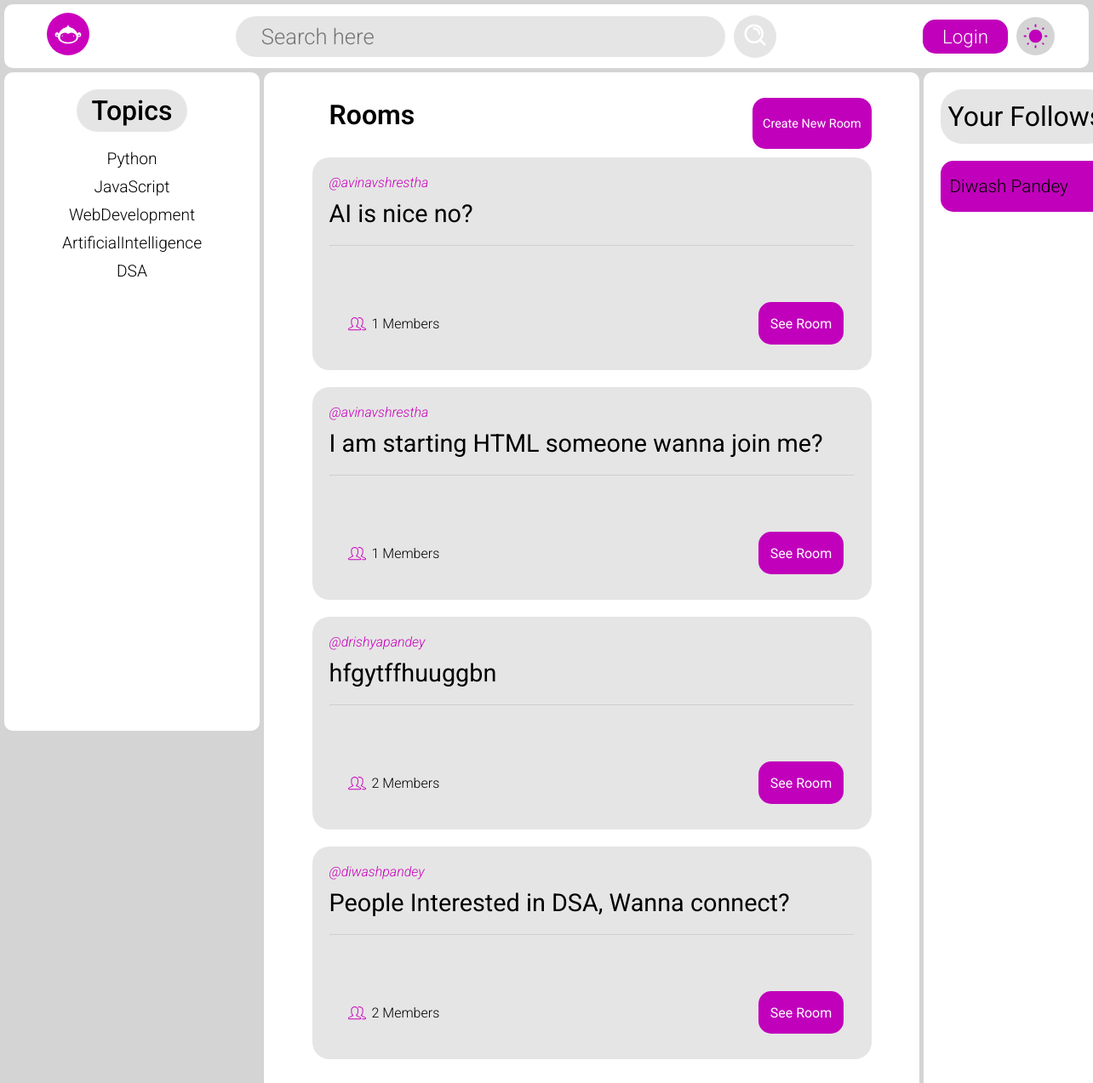
/, run on an earlier commit of the app's database.
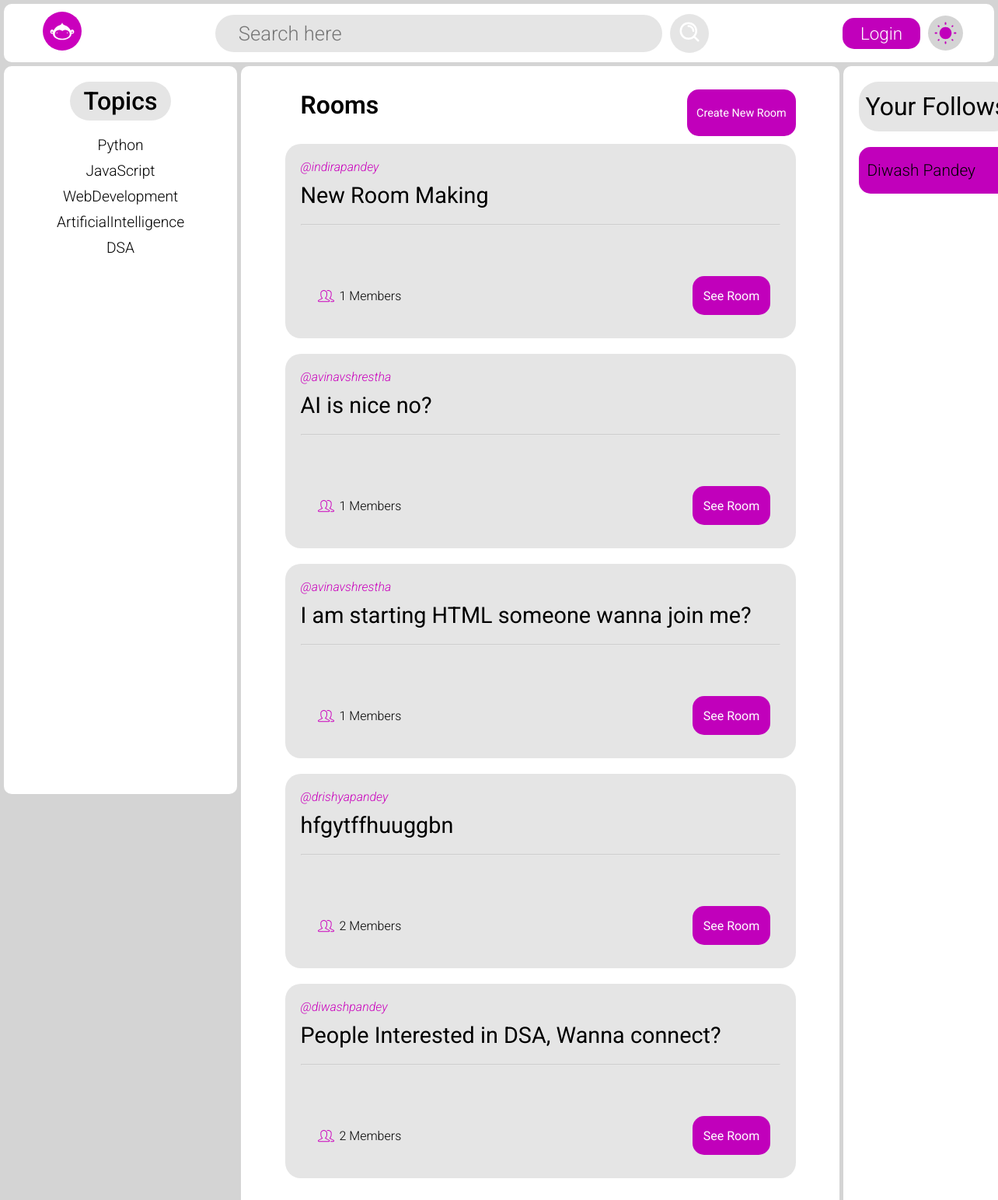
And on a later commit of the database.
### rooms/models.py (models this page shows, shortened)
class Topic(models.Model):
    topic = models.CharField(max_length = 40)

class Room(models.Model):
    topic = models.ForeignKey(Topic, on_delete = models.CASCADE)
    host = models.ForeignKey(User, on_delete = models.CASCADE, related_name="room_host")
    discription = models.TextField()
    members = models.ManyToManyField(User, related_name="room_members")

### accounts/models.py (models this page shows)
class UserAccount(AbstractUser):
    full_name = models.CharField(max_length=100, blank=True, null=True)
    profile_pic = models.ImageField(upload_to="profile_photo/", default="default_profile_photo.jpg")
    location = models.CharField(max_length = 256, blank=True)
    age = models.IntegerField(blank=True,  null=True)
    bio = models.TextField(blank=True, null=True)
    following = models.ManyToManyField('self', blank=True, related_name="followers", symmetrical=False)

### home/views.py (the view)
# urls.py: path('', views.gethomepage, name='homepage'),
def gethomepage(request):
    rooms = Room.objects.all().order_by("-id")
    topics = Topic.objects.all()
    return render(request, 'home/home.html', {"rooms":rooms, "topics":topics})

### home/templates/home/home.html (shortened to what this page needs)
{% extends 'base.html' %}
{% load static %}
{% block stylesheet %}
<link rel="stylesheet" href="{% static 'css/home.css' %}" />
{% endblock %}
{% block content %}
{% include "header_with_search.html" %}
<main>
  <div class="topics_box">
    <h2 class='center'>Topics</h2>
    <ul class="topics">
      {% for topic_name in topics %}
      <li>
        <a href="?={{ topic_name.topic }}">{{ topic_name.topic }}</a>
      </li>
      {% endfor %}
    </ul>
  </div>
  <div class="main_container">
    <div class="main_container_header">
      <h1>Rooms</h1>
      <a href="{% url 'createroompage' %}" class="create_room_button center">Create New Room</a>
    </div>
    {% for room in rooms %}
    <div class="room_card">
      <a href="{% url 'profilepage' %}?profile={{ room.host.username }}" class="room_host">@{{ room.host.username }}</a>
      <p class="room_discription">{{ room.discription }}</p>
      <hr />
      <div class="room_card_footer">
        <p class="room_member_count"><img src="{% static 'equipments/website_icons/homepage/members.svg' %}" alt="members icon" class="members_logo">{{ room.members.all.count }} Members</p>
        <a href="{% url 'roompage' room.id %}" class="see_room_button center"
          >See Room</a
        >
      </div>
    </div>
    {% endfor %}
  </div>
  <div class="friends_box">
    <h2 class="center">Your Follows</h2>
    <ul class="friends_list">
      <li class="friend">Diwash Pandey</li>
    </ul>
  </div>
</main>
{% endblock %}

What changed in the data, as far as the page shows it:
added Room: host.username "indirapandey", discription "New Room Making", members.all.count "1"
